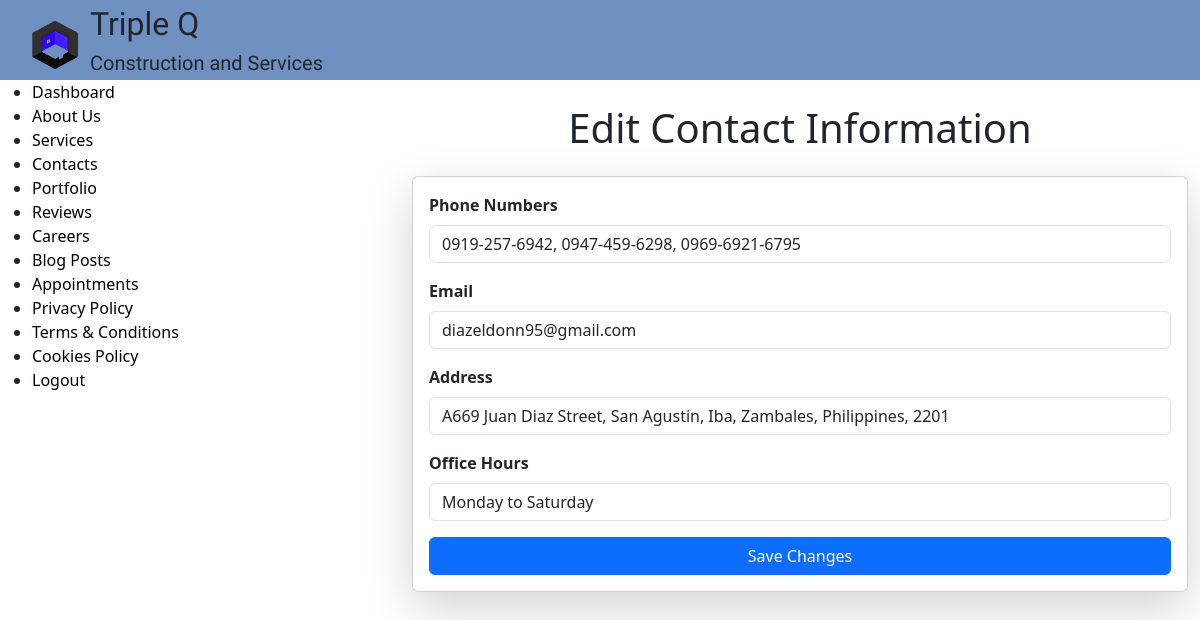
Page /admin/contactus (signed in) on the committed database.
### tables this page shows
CREATE TABLE contact_info (
    id INTEGER PRIMARY KEY AUTOINCREMENT,
    phone TEXT NOT NULL,
    email TEXT NOT NULL,
    address TEXT NOT NULL,
    office_hours TEXT NOT NULL
);

### app.py (the view, shortened to what this page needs)
@app.route("/admin/contactus", methods=["GET", "POST"])
@login_required
def admin_contact():
    contact = db.execute("SELECT * FROM contact_info WHERE id = 1")[0]
    return render_template("admin_contact.html", contact=contact)

### app.py (called while the page is built)
def login_required(f):
    @wraps(f)
    def decorated_function(*args, **kwargs):
        if "admin_id" not in session:
            flash("Please log in to access this page.", "warning")
            return redirect(url_for("adminlog"))
        return f(*args, **kwargs)
    return decorated_function

### templates/admin_contact.html (shortened to what this page needs)
{% extends "adminlayout.html" %}
{% block content %}
    <div class="container mt-4">
        <h1 class="mb-4 text-center">Edit Contact Information</h1>
        <div class="card shadow-lg">
            <div class="card-body">
                <form method="POST">
                    <div class="mb-3">
                        <label for="phone" class="form-label fw-bold">Phone Numbers</label>
                        <input type="text" class="form-control" id="phone" name="phone" value="{{ contact.phone }}" required>
                    </div>
                    <div class="mb-3">
                        <label for="email" class="form-label fw-bold">Email</label>
                        <input type="email" class="form-control" id="email" name="email" value="{{ contact.email }}" required>
                    </div>
                    <div class="mb-3">
                        <label for="address" class="form-label fw-bold">Address</label>
                        <input type="text" class="form-control" id="address" name="address" value="{{ contact.address }}" required>
                    </div>
                    <div class="mb-3">
                        <label for="office_hours" class="form-label fw-bold">Office Hours</label>
                        <input type="text" class="form-control" id="office_hours" name="office_hours" value="{{ contact.office_hours }}" required>
                    </div>
                    <button type="submit" class="btn btn-primary w-100">Save Changes</button>
                </form>
            </div>
        </div>
    </div>
{% endblock %}

### static/styles/general.css (style rules this page uses)
html, body { margin: 0; padding: 0; overflow-x: hidden; min-height: 100vh; display: flex; flex-direction: column; }
body { background-color: rgba(245, 245, 245, 0.49); }
body, h2, h5 { margin: 0; padding: 0; font-family: "Arima"; }
body { position: relative; min-height: 100vh; }
button { border: none; background-color: #6F91C2; padding: 10px 30px; border-radius: 20px; transition: opacity 0.15s; }

### rows in the picture
contact_info: phone "0919-257-6942, 0947-459-6298, 0969-6921-6795", email "diazeldonn95@gmail.com", address "A669 Juan Diaz Street, San Agustin, Iba, Zambales, Philippines, 2201", office_hours "Monday to Saturday"
